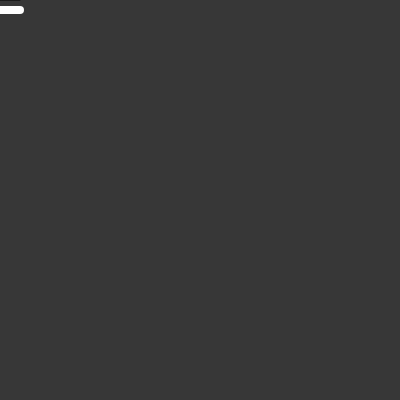
Frame 1 (no input)
Frame 60 (no input): blank canvas, image omitted
Frame 120 (the mouse pressed at the canvas centre since frame 60): blank canvas, image omitted

The p5.js sketch that drew this single still picture (run headless with seeded random() and noise() and a simulated clock; from frame 60 on, the mouse is pressed at the canvas centre):

// p5.js sketch
// ── sketch.js
function setup(){
  createCanvas(400,400);



}
var a =0;
var b = 0;
function draw(){

  background(55);
  var x= 100;
  var y =100;
  // point(x,y);
  // stroke(255);
  // strokeWeight(8);
  line(0,a,20,b)
     stroke(255);
     strokeWeight(8);
   a=a+10;
   b= b+10;
   line(0,a,20,b)
     stroke(255);
     strokeWeight(8);

   
    
   
}


function mouseClicked() {
  point(mouseX,mouseY);
  stroke(255);
  strokeWeight(8);
}
// ── design.js
class Design {

    constructor() {
       this.x = 0;
       this.y = 20;
       this.varx = 30;
       this.very = 0;
    }

    show(cnt) {
        
        
       for(let i = 0; i<cnt; i++){
           line(this.x, this.x, this.y, this.x);
           strokeWeight(10);

           line(this.x, this.x, this.x, this.varx);

           strokeWeight(10);

           line(this.x, this.varx, this.y, this.varx);

           strokeWeight(10);
           this.varx+=30
           if(this.varx>=400){
               this.varx=30
           }
       }
       
    }
    update(){
        
    }
}
// ── line.js
class Line {
    constructor() {
        this.x = 0;
        this.y = 0;
        this.arrX = [];
        this.arrY = [];
    }

    show() {
        for (let i = 0; i < this.arrY.length; i++) {
            point(this.arrX[i], this.arrY[i])
            let r = random(255); // r is a random number between 0 - 255
            let g = random(100, 200); // g is a random number betwen 100 - 200
            let b = random(100); // b is a random number between 0 - 100
            let a = random(200, 255); // a is a random number between 200 - 255
            stroke(r, g, b, a);
            strokeWeight(10);
        }
    }

    update(mX, mY) {
        this.x = mX;
        this.y = mY;
        this.arrX.push(this.x);
        this.arrY.push(this.y);
    }

}
